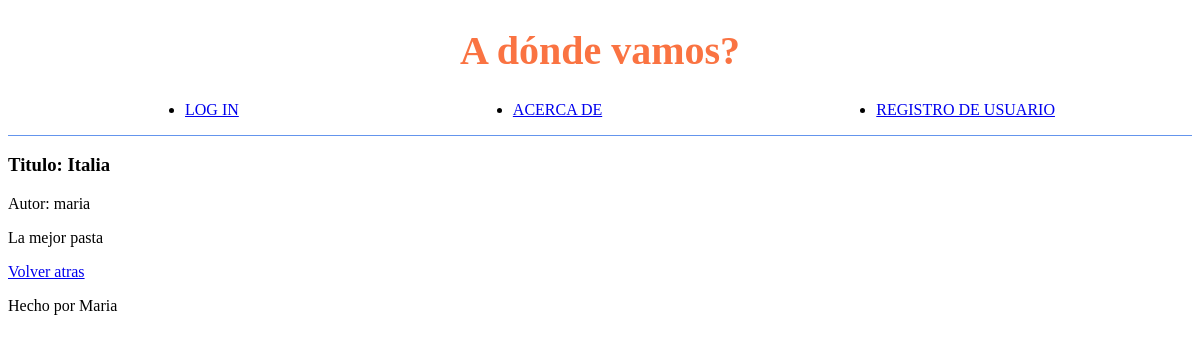
/post/6, run on the app's committed database.
### tables this page shows
CREATE TABLE posts(
    id INTEGER PRIMARY KEY AUTOINCREMENT,
    autor TEXT NOT NULL,
    titulo TEXT NOT NULL,
    comentario TEXT NOT NULL
);

### mine.py (the view)
@app.route('/post/<id>')
def post_id(id):
    conn, cursor = get_db_connection()
    cursor.execute("SELECT * FROM posts WHERE posts.id == ?" , id)
    post = cursor.fetchone()
    conn.close()
    return render_template("post.html" , nombre = "Maria" , post=post)

### mine.py (called while the page is built)
def get_db_connection():
    conn = sqlite3.connect('proyecto_python.db')
    cursor = conn.cursor()
    return conn, cursor

### templates/post.html (shortened to what this page needs)
{% extends "herencia.html" %}
{% block head %}
    <link rel="stylesheet" type="text/css" href="{{ url_for('static', filename='css/style.css')}}">
{% endblock %}
{% block main%}
    <main>
        <div>
            <h3>Titulo: {{ post[2] }}</h3>
            <p>Autor: {{ post[1] }}</p>
        </div>
        <div>
            <p>{{post[3]}}</p>
        </div>
        <a href="/">Volver atras</a>
    </main>
{% endblock%}

### templates/herencia.html (shortened to what this page needs)
<!DOCTYPE html>
<html lang="en">
<head>
    {% block head %}
    {% endblock %}
</head>
<body>
    <header>
        <div>
            <h1 class="titulo"> A dónde vamos?</h1>
        </div>
        <div class="home">
            <ul class="home_items">
                <li><a href="/login">LOG IN</a></li>
                <li><a href="/acerca_de">ACERCA DE</a></li>
                <li><a href="/register">REGISTRO DE USUARIO</a></li>
            </ul>
        </div>
    </header>
    {% block main%}
    {% endblock%}
    <footer>
        <p>Hecho por {{nombre}}</p>
    </footer>
</body>
</html>

### static/css/style.css (style rules this page uses)
h1 { color:rgb(250, 115, 66); text-align: center; font-size: 40px; }
.home_items { display: flex; justify-content: space-around; }
.home { border-bottom: solid 1px; border-color: cornflowerblue; margin-bottom: 10px; }

### data on the page
posts: titulo "Italia", autor "maria", comentario "La mejor pasta", autor "Maria"
